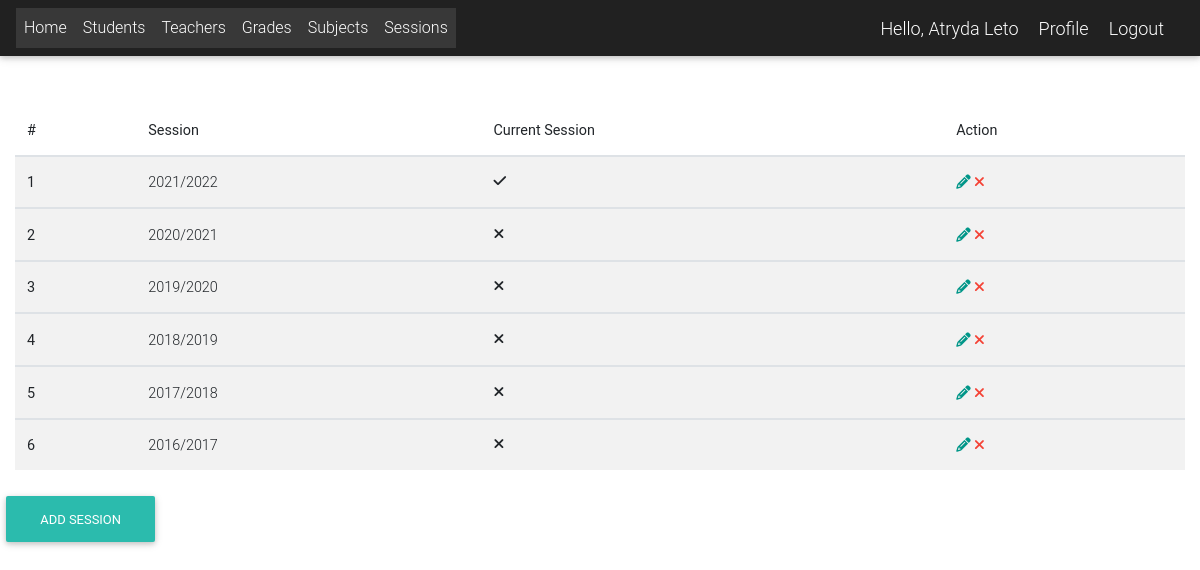
Page /session_list (signed in) on the earlier database version.
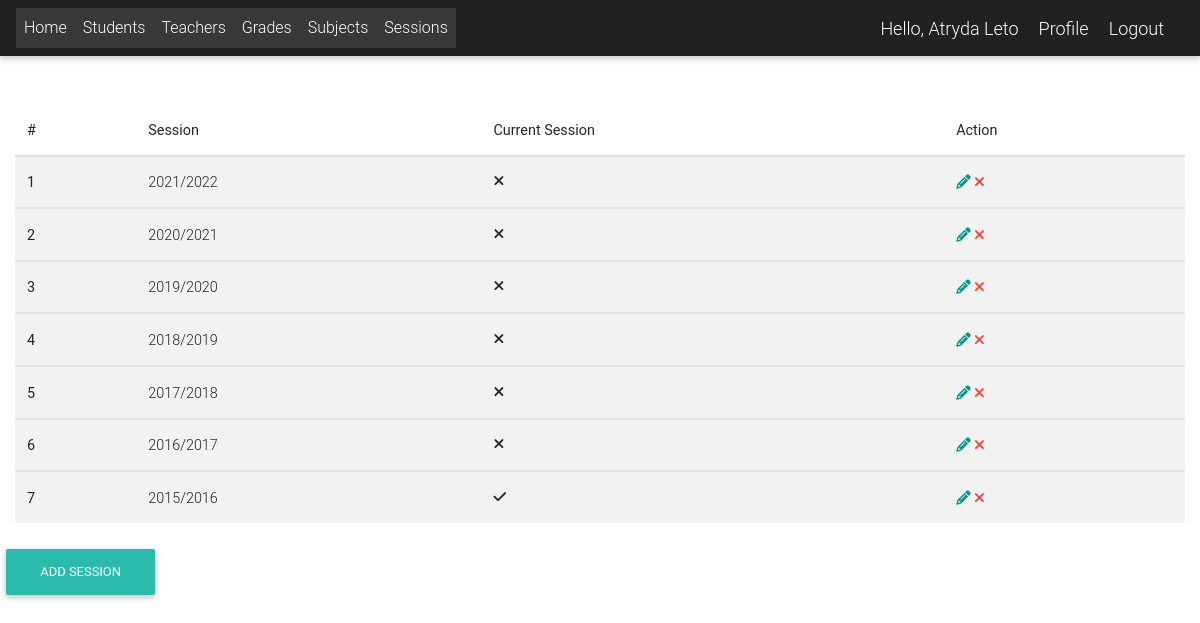
Same page on the later database version.
### app/models.py (models this page shows, shortened)
class Session(models.Model):  # academic year
    session = models.CharField(max_length=200, unique=True)
    is_current_session = models.BooleanField(default=False, blank=True, null=True)
    _observers = []

### app/decorators.py (the view)
    def wrapped_func(request, *args, **kwargs):
        request = is_logged_in(request)
        resp = func(request, *args, **kwargs)
        return resp

### app/models.py (called while the page is built)
    def get_full_name(self):
        full_name = self.username
        if self.first_name and self.last_name:
            full_name = self.last_name + " " + self.first_name
        return full_name

### app/utils.py (called while the page is built)
def is_logged_in(request):
    if request.user.is_authenticated:
        return request
    raise PermissionDenied

### app/views.py (called while the page is built)
@login_required
@director_required
def session_list(request):
    sessions = Session.objects.all().order_by('-session')
    return render(request, 'sessions/session_list.html', {"sessions": sessions, })

### templates/sessions/session_list.html
{% extends 'Links.html' %}
{% block content %}
    <div class="container-fluid mt-5">
        <table class="table table-striped">
            <thead>
            <tr>
                <th scope="col">#</th>
                <th scope="col">Session</th>
                <th scope="col">Current Session</th>
                <th scope="col">Action</th>
            </tr>
            </thead>
            {% for session in sessions %}
                <tbody>
                <tr>
                    <th scope="row">{{ forloop.counter }}</th>
                    <td>{{ session.session }}</td>
                    <td>
                        {% if session.is_current_session %}
                            <i class="fa fa-check"></i>
                        {% else %}
                            <i class="fa fa-times"> </i>
                        {% endif %}
                    <td>
                        <a href="{% url 'session_edit' pk=session.pk %}" title="edit" class="teal-text"><i
                                class="fa fa-pencil"></i></a>
                        <a href="{% url 'session_delete' pk=session.pk %}" title="delete" class="red-text"><i
                                class="fa fa-times"></i></a>
                    </td>
                </tr>
                </tbody>
            {% endfor %}
        </table>
    </div>
    <h6 class="mb-2 mb-sm-0 pt-1"><a href="{% url 'session_add' %}" class="btn btn-default btn-rounded mb-4"> Add
        Session </a></h6>
{% endblock %}

Differences in the rows shown:
changed Session (number 1 of 7 on the later page): is_current_session True → False (drawn)
added Session: session "2015/2016", is_current_session True (drawn)
